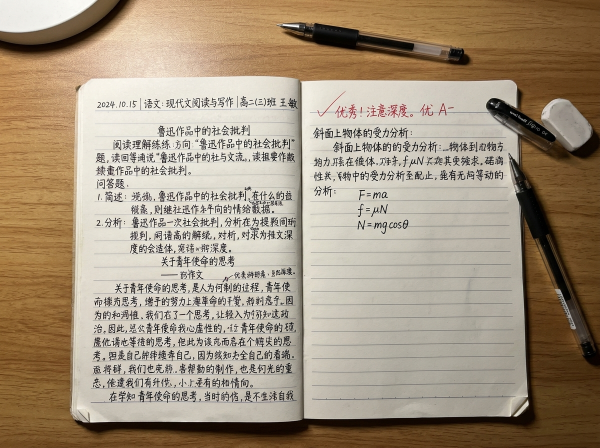
#> input picture examples/ai_generated_cn_homework_sample.jpg, 1200 x 896 px (shown at 1/2 size)
$ python forensics_toolkit.py --image ../examples/ai_generated_cn_homework_sample.jpg
#> lines starting #> are read from the running program, lines starting #| are printed output that depends on the picture; after the words box and inside, x2 and y2 are one past the last pixel; in counts of white or black regions, pixels touching at a corner belong together
#!/usr/bin/env python3
# -*- coding: utf-8 -*-
"""
PixelSentinel Multi-Modal Image Forensics & Debiasing Toolkit
=============================================================
A unified diagnostic and localization toolkit for:
1. Global AIGC Synthesis Detection with Reference-Guided Debiasing (RDD: 90-deg Rotation + Low-Pass Calibration)
2. Localized Scene/Handwritten Text Tampering Forensics (e.g., OpenCut, AnyText, DiffSTE)
   - SRM High-Frequency Sensor Noise Residual Analysis
   - Error Level Analysis (ELA) & Double Quantization Inspection
   - Stroke Edge Micro-Gradient & Sub-Stroke Texture Discontinuity
   - Patch-wise Background Complexity Stratification (L1-L4)

Usage:
    python src/forensics_toolkit.py --image path/to/image.jpg --output outputs/
"""

from __future__ import annotations

import argparse
import io
import json
from pathlib import Path
from typing import Any, Dict, Tuple

import numpy as np
from PIL import ExifTags, Image, ImageChops, ImageFilter


def extract_metadata_forensics(img: Image.Image, img_path: Path) -> Dict[str, Any]:
    """Inspect EXIF metadata, color profile, and JPEG quantization tables."""
    info: Dict[str, Any] = {
        "filename": img_path.name,
        "format": img.format,
        "mode": img.mode,
        "size": list(img.size),
        "has_exif": False,
        "camera_make": None,
        "camera_model": None,
        "software": None,
        "has_quantization_tables": hasattr(img, "quantization") and bool(getattr(img, "quantization", None)),
        "metadata_risk_flags": [],
    }

    exif_data = img.getexif()
    if exif_data:
        info["has_exif"] = True
        tag_map = {ExifTags.TAGS.get(k, k): str(v) for k, v in exif_data.items()}
        info["camera_make"] = tag_map.get("Make")
        info["camera_model"] = tag_map.get("Model")
        info["software"] = tag_map.get("Software")
    else:
        info["metadata_risk_flags"].append(
            "EXIF_STRIPPED: No camera EXIF found (typical of web AI editors like OpenCut or social re-encoding)."
        )

    if info["software"]:
        sw_lower = info["software"].lower()
        if any(k in sw_lower for k in ["stable diffusion", "midjourney", "comfyui", "opencut", "photoshop", "canvas"]):
            info["metadata_risk_flags"].append(f"SUSPICIOUS_SOFTWARE_TAG: {info['software']}")

    return info


def compute_ela_map(img_rgb: Image.Image, quality: int = 90) -> np.ndarray:
    """
    Compute Error Level Analysis (ELA) residual map by re-encoding at a fixed JPEG quality.
    Highlights localized paste/inpainting regions that have different compression history.
    """
    buf = io.BytesIO()
    img_rgb.save(buf, format="JPEG", quality=quality)
    buf.seek(0)
    resaved = Image.open(buf).convert("RGB")
    diff = np.abs(np.asarray(img_rgb, dtype=np.float32) - np.asarray(resaved, dtype=np.float32))
    ela_gray = np.mean(diff, axis=2)
    return ela_gray


def compute_srm_noise_residual(img_gray: np.ndarray) -> np.ndarray:
    """
    Apply Spatial Rich Model (SRM) high-pass kernels to extract sensor/inpainting noise residuals.
    When tools like OpenCut erase and re-render handwritten text via diffusion/inpainting,
    the local text bounding box exhibits a distinct noise variance shift ("noise vacuum" or grid).
    """
    # 3 classic SRM high-pass filters (horizontal, vertical, 2nd-order Laplacian-like edge residual)
    k1 = np.array([[0, 0, 0], [-1, 2, -1], [0, 0, 0]], dtype=np.float32) / 2.0
    k2 = np.array([[0, -1, 0], [0, 2, 0], [0, -1, 0]], dtype=np.float32) / 2.0
    k3 = np.array([[-1, 2, -1], [2, -4, 2], [-1, 2, -1]], dtype=np.float32) / 4.0

    padded = np.pad(img_gray, pad_width=1, mode="reflect")
    h, w = img_gray.shape

    def conv3x3(kernel: np.ndarray) -> np.ndarray:
        out = np.zeros((h, w), dtype=np.float32)
        for dy in range(3):
            for dx in range(3):
                if kernel[dy, dx] != 0:
                    out += kernel[dy, dx] * padded[dy : dy + h, dx : dx + w]
        return np.abs(out)

    r1 = conv3x3(k1)
    r2 = conv3x3(k2)
    r3 = conv3x3(k3)
    residual = (r1 + r2 + r3) / 3.0
    return np.clip(residual, 0.0, 30.0)


def compute_stroke_edge_gradient(img_gray: np.ndarray) -> np.ndarray:
    """
    Compute high-frequency edge gradient and second-order Laplacian halo response.
    Useful for inspecting handwritten strokes vs AI-rendered glyphs (OpenCut / AnyText).
    """
    padded = np.pad(img_gray, pad_width=1, mode="reflect")
    h, w = img_gray.shape
    gx = (
        -padded[0:h, 0:w] + padded[0:h, 2 : w + 2]
        - 2.0 * padded[1 : h + 1, 0:w] + 2.0 * padded[1 : h + 1, 2 : w + 2]
        - padded[2 : h + 2, 0:w] + padded[2 : h + 2, 2 : w + 2]
    )
    gy = (
        -padded[0:h, 0:w] - 2.0 * padded[0:h, 1 : w + 1] - padded[0:h, 2 : w + 2]
        + padded[2 : h + 2, 0:w] + 2.0 * padded[2 : h + 2, 1 : w + 1] + padded[2 : h + 2, 2 : w + 2]
    )
    mag = np.hypot(gx, gy)
    return mag


def compute_patch_complexity_and_debiased_score(
    img_rgb: Image.Image, patch_size: int = 32
) -> Tuple[np.ndarray, np.ndarray, Dict[str, Any]]:
    """
    Implements:
    1. Background Complexity Stratification (L1 Pure/Simple -> L4 Complex)
    2. Reference-Guided Debiasing (RDD Concept: 90-degree rotation + Low-Pass Filter calibration)
       to separate intrinsic image complexity from synthesis/inpainting manifold smoothness.
    """
    arr = np.asarray(img_rgb.convert("L"), dtype=np.float32) / 255.0

    # Self-reference transformation 1: 90-degree rotation (preserves complexity, perturbs directional kernels)
    img_rot90 = img_rgb.transpose(Image.Transpose.ROTATE_90)
    # Self-reference transformation 2: Low-Pass Gaussian filter (isolates low-frequency background structure)
    img_lowpass = img_rgb.filter(ImageFilter.GaussianBlur(radius=2.0))

    # Proxy reconstruction error on original, rotated, and low-pass views
    def auto_reconstruction_proxy(im: Image.Image) -> np.ndarray:
        # Down-up bottleneck + wavelet-like residual proxy when full SD VAE is not loaded
        w, h = im.size
        bottleneck = im.resize((max(8, w // 4), max(8, h // 4)), Image.Resampling.BILINEAR).resize(
            (w, h), Image.Resampling.BICUBIC
        )
        diff = np.abs(np.asarray(im, dtype=np.float32) - np.asarray(bottleneck, dtype=np.float32)).mean(axis=2)
        return diff

    err_orig = auto_reconstruction_proxy(img_rgb)
    err_rot_raw = auto_reconstruction_proxy(img_rot90)
    # Rotate back 270 degrees to align spatially with original image
    err_rot = np.rot90(err_rot_raw, k=-1)
    if err_rot.shape != err_orig.shape:
        err_rot = np.resize(err_rot, err_orig.shape)
    err_lp = auto_reconstruction_proxy(img_lowpass)

    # Debiased anomaly map: subtract low-pass baseline and rotation common-mode complexity
    debiased_diff = np.abs(err_orig - 0.5 * err_rot - 0.5 * err_lp)

    # Patch-wise aggregation for complexity map & localized anomaly detection
    h, w = arr.shape
    ph = max(1, h // patch_size)
    pw = max(1, w // patch_size)
    complexity_map = np.zeros((ph, pw), dtype=np.float32)
    anomaly_map = np.zeros((ph, pw), dtype=np.float32)

    gx = np.abs(np.diff(arr, axis=1, prepend=arr[:, :1]))
    gy = np.abs(np.diff(arr, axis=0, prepend=arr[:1, :]))
    edge_binary = ((gx + gy) > 0.08).astype(np.float32)

    for i in range(ph):
        for j in range(pw):
            y0, y1 = i * patch_size, min(h, (i + 1) * patch_size)
            x0, x1 = j * patch_size, min(w, (j + 1) * patch_size)
            complexity_map[i, j] = float(np.mean(edge_binary[y0:y1, x0:x1]))
            anomaly_map[i, j] = float(np.mean(debiased_diff[y0:y1, x0:x1]))

    mean_edge_density = float(np.mean(complexity_map))
    if mean_edge_density < 0.03:
        tier = "L1 (Pure/Ultra-Simple Background - High False-Positive Risk for Naive Detectors)"
    elif mean_edge_density < 0.08:
        tier = "L2 (Simple Background - Moderate Bias Risk)"
    elif mean_edge_density < 0.16:
        tier = "L3 (Medium Background Complexity)"
    else:
        tier = "L4 (Complex High-Frequency Background)"

    raw_score = float(np.mean(err_orig))
    rot_score = float(np.mean(err_rot))
    lp_score = float(np.mean(err_lp))
    debiased_score = raw_score - 0.5 * rot_score - 0.5 * lp_score

    stats = {
        "mean_edge_density": round(mean_edge_density, 5),
        "complexity_tier": tier,
        "raw_reconstruction_proxy": round(raw_score, 4),
        "rot90_reference_proxy": round(rot_score, 4),
        "lowpass_reference_proxy": round(lp_score, 4),
        "debiased_calibrated_score": round(debiased_score, 4),
        "patch_anomaly_std": round(float(np.std(anomaly_map)), 4),
        "patch_anomaly_max_ratio": round(
            float(np.max(anomaly_map) / (np.mean(anomaly_map) + 1e-6)), 4
        ),
    }
    return complexity_map, anomaly_map, stats


def save_diagnostic_panel(
    img_rgb: Image.Image,
    ela_map: np.ndarray,
    srm_map: np.ndarray,
    edge_map: np.ndarray,
    complexity_map: np.ndarray,
    anomaly_map: np.ndarray,
    stats: Dict[str, Any],
    out_png: Path,
) -> None:
    """Render a 6-panel forensic diagnostic figure if matplotlib is available, else fallback to PIL."""
    try:
        import matplotlib
        matplotlib.use("Agg")
        import matplotlib.pyplot as plt

        fig, axes = plt.subplots(2, 3, figsize=(15, 9.5), dpi=140)
        fig.suptitle(
            f"PixelSentinel Multi-Modal Forensic Diagnostic Report\n"
            f"Complexity Tier: {stats['complexity_tier']} | Debiased Score: {stats['debiased_calibrated_score']}",
            fontsize=12,
            fontweight="bold",
        )

        axes[0, 0].imshow(img_rgb)
        axes[0, 0].set_title("1. Input Image (RGB)")
        axes[0, 0].axis("off")

        im1 = axes[0, 1].imshow(ela_map, cmap="inferno")
        axes[0, 1].set_title("2. ELA Recompression Residual (Q=90)")
        axes[0, 1].axis("off")
        fig.colorbar(im1, ax=axes[0, 1], fraction=0.046, pad=0.04)

        im2 = axes[0, 2].imshow(srm_map, cmap="viridis")
        axes[0, 2].set_title("3. SRM High-Freq Noise Residual (OpenCut Box Detector)")
        axes[0, 2].axis("off")
        fig.colorbar(im2, ax=axes[0, 2], fraction=0.046, pad=0.04)

        im3 = axes[1, 0].imshow(edge_map, cmap="magma")
        axes[1, 0].set_title("4. Stroke & Edge Micro-Gradient Map")
        axes[1, 0].axis("off")
        fig.colorbar(im3, ax=axes[1, 0], fraction=0.046, pad=0.04)

        im4 = axes[1, 1].imshow(complexity_map, cmap="Blues", interpolation="nearest")
        axes[1, 1].set_title("5. Patch Background Complexity Map (L1-L4)")
        axes[1, 1].axis("off")
        fig.colorbar(im4, ax=axes[1, 1], fraction=0.046, pad=0.04)

        im5 = axes[1, 2].imshow(anomaly_map, cmap="jet", interpolation="bicubic")
        axes[1, 2].set_title("6. Reference-Debiased Local Anomaly Map (RDD)")
        axes[1, 2].axis("off")
        fig.colorbar(im5, ax=axes[1, 2], fraction=0.046, pad=0.04)

        plt.tight_layout()
        fig.savefig(out_png, bbox_inches="tight")
        plt.close(fig)
    except Exception:
        # Pure PIL + NumPy 6-panel composite renderer (zero matplotlib dependency)
        from PIL import ImageDraw
        tw, th = 380, 260
        pad = 16
        header_h = 46
        canvas_w = tw * 3 + pad * 4
        canvas_h = header_h + (th + 28) * 2 + pad * 2
        canvas = Image.new("RGB", (canvas_w, canvas_h), (12, 18, 34))
        draw = ImageDraw.Draw(canvas)
        draw.text(
            (pad, 14),
            f"PixelSentinel 6-Panel Forensic Report | {stats['complexity_tier']} | RDD: {stats['debiased_calibrated_score']}",
            fill=(0, 245, 212),
        )

        def to_heatmap(arr2d: np.ndarray, scheme: str) -> Image.Image:
            norm = (arr2d - float(np.min(arr2d))) / (float(np.ptp(arr2d)) + 1e-6)
            norm = np.clip(norm, 0.0, 1.0)
            if scheme == "inferno":
                r = np.uint8(np.clip(norm * 2.0, 0, 1) * 255)
                g = np.uint8(np.clip((norm - 0.3) * 1.8, 0, 1) * 255)
                b = np.uint8(np.clip(0.5 - np.abs(norm - 0.5), 0, 1) * 220)
            elif scheme == "viridis":
                r = np.uint8(norm**1.5 * 240)
                g = np.uint8(norm * 230 + 20)
                b = np.uint8((1.0 - norm * 0.6) * 180)
            else:
                r = np.uint8(np.clip((norm - 0.35) * 2.2, 0, 1) * 255)
                g = np.uint8(np.clip(1.0 - np.abs(norm - 0.5) * 2.2, 0, 1) * 240)
                b = np.uint8(np.clip((0.65 - norm) * 2.2, 0, 1) * 255)
            rgb = np.stack([r, g, b], axis=-1)
            return Image.fromarray(rgb).resize((tw, th), Image.Resampling.BICUBIC)

        panels = [
            ("1. Input Image (RGB)", img_rgb.resize((tw, th), Image.Resampling.LANCZOS)),
            ("2. ELA Recompression Residual", to_heatmap(ela_map, "inferno")),
            ("3. SRM High-Freq Noise Residual", to_heatmap(srm_map, "viridis")),
            ("4. Stroke & Edge Micro-Gradient", to_heatmap(edge_map, "inferno")),
            ("5. Patch Background Complexity", to_heatmap(complexity_map, "viridis")),
            ("6. Reference-Debiased Anomaly (RDD)", to_heatmap(anomaly_map, "jet")),
        ]
        for idx, (title, pim) in enumerate(panels):
            row, col = divmod(idx, 3)
            x0 = pad + col * (tw + pad)
            y0 = header_h + row * (th + 28 + pad // 2)
            draw.text((x0, y0), title, fill=(230, 238, 248))
            canvas.paste(pim, (x0, y0 + 20))
        canvas.save(out_png)


def analyze_image(image_path: Path, output_dir: Path) -> Dict[str, Any]:
    """Run full 5-dimensional forensic and debiasing pipeline on a target image."""
    output_dir.mkdir(parents=True, exist_ok=True)
    img = Image.open(image_path)
    meta = extract_metadata_forensics(img, image_path)

    img_rgb = img.convert("RGB")
    img_gray = np.asarray(img.convert("L"), dtype=np.float32)

    ela_map = compute_ela_map(img_rgb, quality=90)
    srm_map = compute_srm_noise_residual(img_gray)
    edge_map = compute_stroke_edge_gradient(img_gray)
    complexity_map, anomaly_map, debias_stats = compute_patch_complexity_and_debiased_score(img_rgb)

    out_png = output_dir / f"{image_path.stem}_forensic_report.png"
    save_diagnostic_panel(img_rgb, ela_map, srm_map, edge_map, complexity_map, anomaly_map, debias_stats, out_png)

    report = {
        "metadata_forensics": meta,
        "debias_and_complexity_analysis": debias_stats,
        "signal_statistics": {
            "ela_mean": round(float(np.mean(ela_map)), 4),
            "ela_max": round(float(np.max(ela_map)), 4),
            "srm_noise_mean": round(float(np.mean(srm_map)), 4),
            "srm_noise_std": round(float(np.std(srm_map)), 4),
            "edge_gradient_mean": round(float(np.mean(edge_map)), 4),
        },
        "diagnostic_report_image": str(out_png.resolve()),
    }

    out_json = output_dir / f"{image_path.stem}_forensic_report.json"
    out_json.write_text(json.dumps(report, ensure_ascii=False, indent=2), encoding="utf-8")
    return report


def main() -> None:
    parser = argparse.ArgumentParser(
        description="PixelSentinel Multi-Modal Image Forensics & Debiasing Toolkit"
    )
    parser.add_argument("--image", type=str, required=True, help="Path to the input image to inspect")
    parser.add_argument("--output", type=str, default="outputs", help="Directory to save diagnostic artifacts")
    args = parser.parse_args()

    img_path = Path(args.image)
    if not img_path.exists():
        raise FileNotFoundError(f"Input image not found: {img_path}")

    report = analyze_image(img_path, Path(args.output))
#> in analyze_image, img is the input picture: PIL image 1200x896 RGB; mean R, G, B 163.8, 147.7, 126.4
#> in analyze_image, `meta = extract_metadata_forensics(img, image_path)`: meta = 10 items
#> in compute_srm_noise_residual, `padded = np.pad(img_gray, pad_width=1, mode="reflect")`:
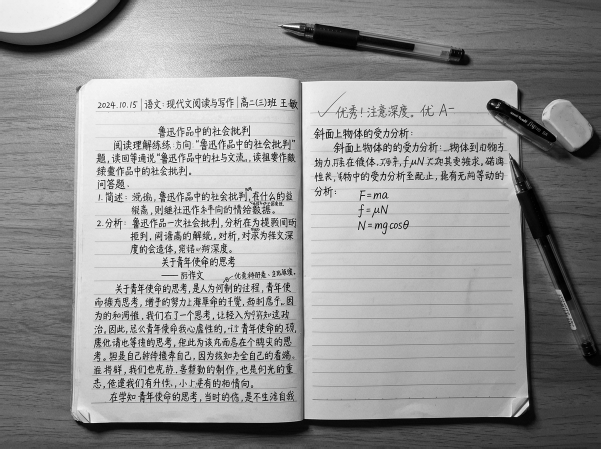
#> padded: shape (898, 1202) float32 (shown at 1/2 size); min 0, max 255, mean 149.9
#> after the loop in conv3x3, `for dy in range(3):`:
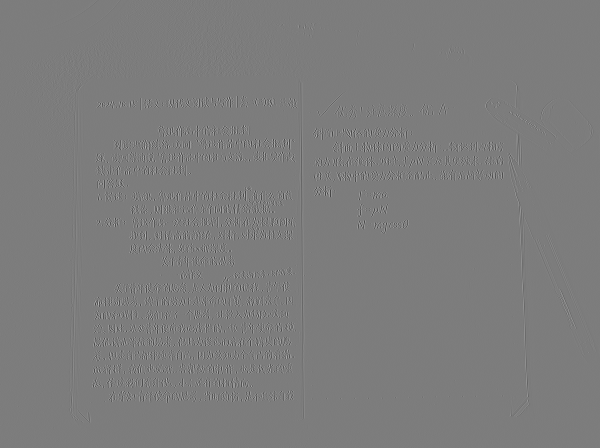
#> out: shape (896, 1200) float32 (shown at 1/2 size); min -201, max 209.5, mean 0; drawn with min black and max white
#> in auto_reconstruction_proxy (call 2), `bottleneck = im.resize((max(8, w // 4), max(8, h // 4)), Image.Resampl..`:
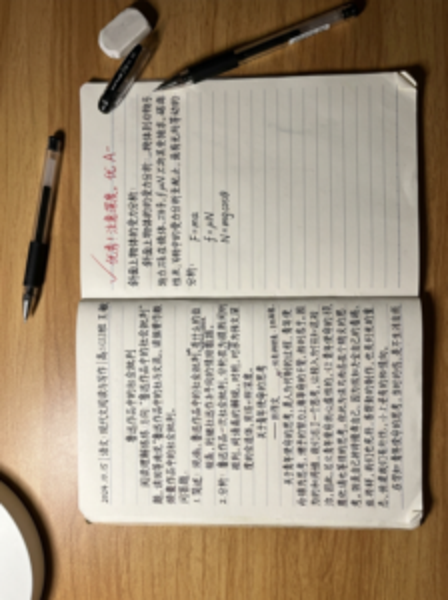
#> bottleneck: PIL image 896x1200 RGB (shown at 1/2 size); mean R, G, B 163.8, 147.7, 126.4
#> in auto_reconstruction_proxy (call 2), `diff = np.abs(np.asarray(im, dtype=np.float32) - np.asarray(bottleneck..`:
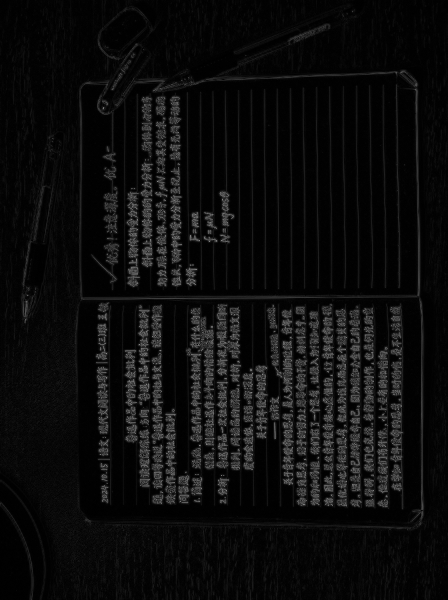
#> diff: shape (1200, 896) float32 (shown at 1/2 size); min 0, max 205.7, mean 12.8
#> in compute_patch_complexity_and_debiased_score, `edge_binary = ((gx + gy) > 0.08).astype(np.float32)`:
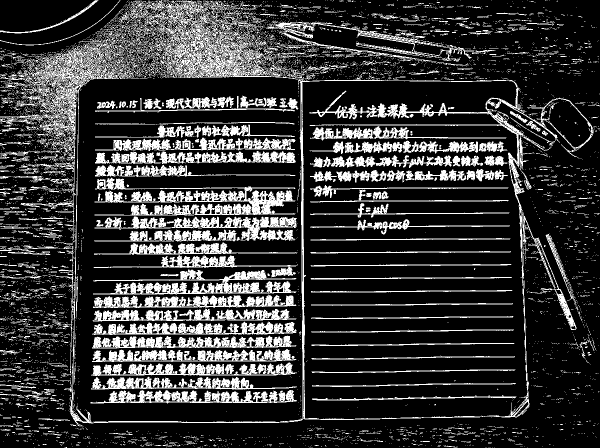
#> edge_binary: shape (896, 1200) float32 (shown at 1/2 size); values 0 (black) and 1 (white), 21.9% white; 7116 white regions (6638 under 20 px), largest, box (x1, y1, x2, y2) and area: (0, 0, 1187, 848) 48181, (189, 373, 591, 431) 10453, (186, 539, 593, 589) 7780
#> after the loop in compute_patch_complexity_and_debiased_score, `for i in range(ph):`:
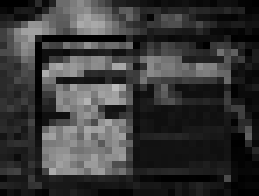
#> complexity_map: shape (28, 37) float32 (shown 7 times larger); min 0, max 0.737, mean 0.222
#> in compute_patch_complexity_and_debiased_score, `mean_edge_density = float(np.mean(complexity_map))`: mean_edge_density = 0.222
#> in compute_patch_complexity_and_debiased_score, `raw_score = float(np.mean(err_orig))`: raw_score = 12.75
#> in compute_patch_complexity_and_debiased_score, `lp_score = float(np.mean(err_lp))`: lp_score = 2.21
#> in compute_patch_complexity_and_debiased_score, `debiased_score = raw_score - 0.5 * rot_score - 0.5 * lp_score`: debiased_score = 5.27
#> in analyze_image, `complexity_map, anomaly_map, debias_stats = compute_patch_complexity_a..`: debias_stats = 8 items
#> in save_diagnostic_panel, `fig.savefig(out_png, bbox_inches="tight")`:
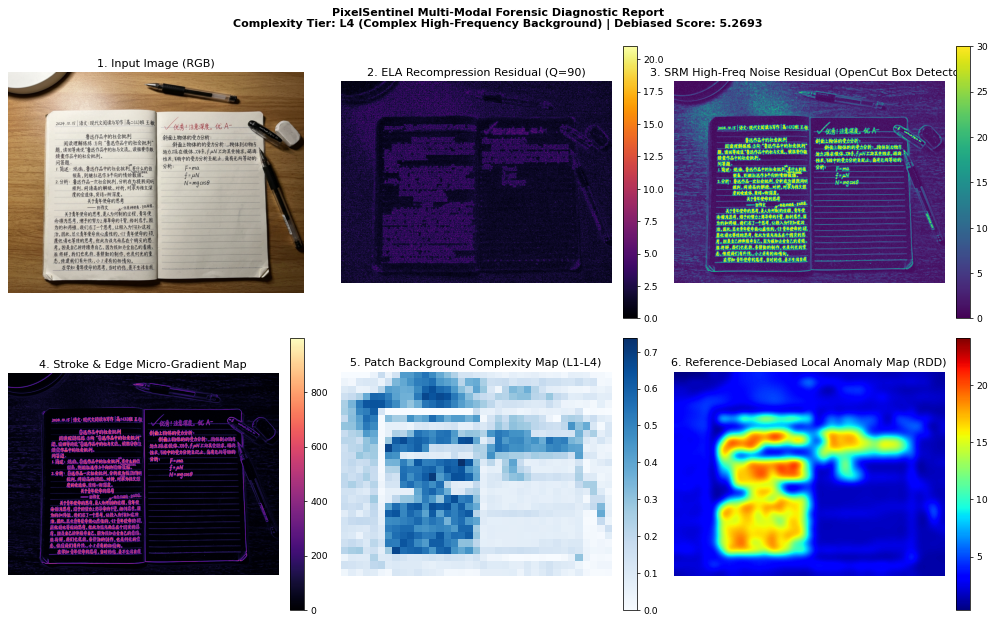
#> figure drawn by matplotlib, 11 panels
#> report = 4 items
    print(json.dumps(report, ensure_ascii=False, indent=2))
#> (printed output is left out)


if __name__ == "__main__":
    main()
